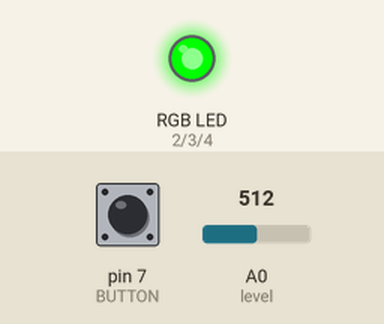
Simulated run of this sketch. Board: Arduino Uno, built with avr-gcc and run on an emulated ATmega328P. Shown: an RGB LED mixed from three pins (HIGH = lit). Dashed ring = blinking. The inputs (shaded band) are chosen by the test bench; at power-on: A0 (level) = 512, pin 7 (BUTTON) HIGH. What the sketch prints to the serial monitor is not drawn.

Above: at 1.2 s.
1.3 s: A0 (level) set to 183
2.8 s: A0 (level) set to 161
At 3.8 s:
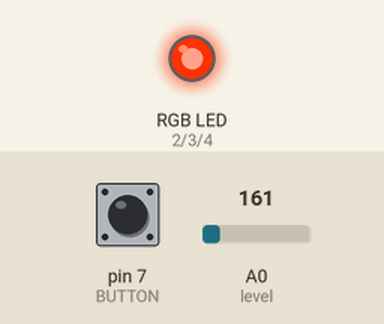
4.3 s: A0 (level) set to 129
At 5.4 s:
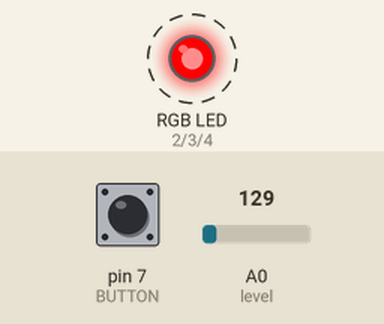
7.3 s: A0 (level) set to 180
At 7.7 s:
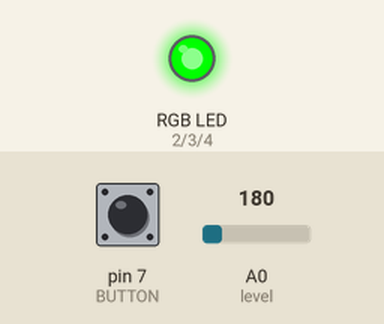
8.8 s: A0 (level) set to 160
At 9.6 s:
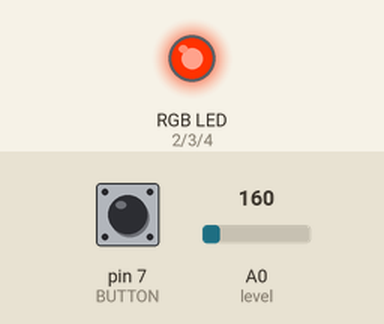
Timing chart, 0 to 11.3 s (numbered marks = the images above; inputs shaded):
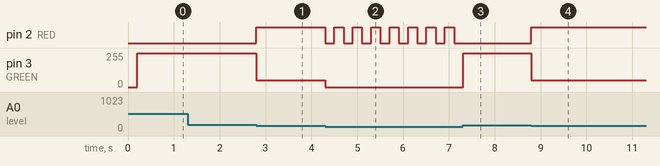

The sketch:

fusto.ino
```cpp
//Valori min e max degli intervalli
#define MIN 140 //150
#define MAX 170 //210

char id_barrel[3] = "A01"; //Questo id cambia a seconda della birra e del locale

//Pin
int level = A0;
int RED = 2;
int GREEN = 3;
int BLUE = 4;
int BUTTON = 7;

//Var globali codice
long t = 0;
long debounce_delay = 200;
long print_state_delay=5000;
long t2=0;

int value = 0; // valore sensore

//Variabili di stato
int iFutureState;
int buttonValue;

int iState;

int computeFutureState(int iState, int buttonValue, int value);
void setup()
{
  Serial.begin(9600);
  pinMode(level, INPUT);
  pinMode(RED, OUTPUT);
  pinMode(GREEN, OUTPUT);
  pinMode(BLUE, OUTPUT);
  pinMode(BUTTON, INPUT);
  iState = 0;
}

void loop()
{
  value = analogRead(level);

  buttonValue = digitalRead(BUTTON);

  iFutureState = computeFutureState(iState, buttonValue, value);

  switch (iFutureState)
  {
    case 0:
      digitalWrite(GREEN, LOW);
      digitalWrite(RED, LOW);
      digitalWrite(BLUE, LOW);
      break;
    case 1:
      digitalWrite(GREEN, LOW);
      digitalWrite(RED, LOW);
      digitalWrite(BLUE, LOW);
      break;
    case 2:
      if((millis()-t2)>print_state_delay)
      {
        Serial.write('S');
        Serial.write(id_barrel);
        Serial.write('2');
        Serial.write('\n');
        t2=millis();
      }

      digitalWrite(GREEN, HIGH);
      digitalWrite(RED, LOW);
      digitalWrite(BLUE, LOW);
      break;
    case 3:
      if((millis()-t2)>print_state_delay)
      {
        Serial.write('S');
        Serial.write(id_barrel);
        Serial.write('3');
        Serial.write('\n');
        t2=millis();
      }
      digitalWrite(RED, HIGH);
      setColor(0, 50, 0);
      break;
    case 4:
      if((millis()-t2)>print_state_delay)
      {
        Serial.write('S');
        Serial.write(id_barrel);
        Serial.write('4');
        Serial.write('\n');
        t2=millis();
      }
      digitalWrite(GREEN, LOW);
      digitalWrite(RED, HIGH);
      digitalWrite(BLUE, LOW);

      break;
  }


  iState = iFutureState;


}


int computeFutureState(int iState, int buttonValue, int value) {

  if (iState == 0 && buttonValue == LOW)iFutureState = 0;
  else if (iState == 0 && buttonValue == HIGH && (millis() - t) > debounce_delay) {
    iFutureState = 1;
    t = millis();
  }
  else if (iState == 1 && value > MAX)iFutureState = 2;
  else if (iState == 1 && value < MAX && value > MIN)iFutureState = 3;
  else if (iState == 1 && value < MIN)iFutureState = 4;
  else if (iState == 2 && value < MAX && value > MIN)iFutureState = 3;
  else if (iState == 3 && value < MIN)iFutureState = 4;
  else if (iState == 4 && buttonValue == HIGH && (millis() - t) > debounce_delay) {
    iFutureState = 0;
    t = millis();
  }

  return iFutureState;
}

void setColor(int red, int green, int blue)
{
#ifdef COMMON_ANODE
  red = 255 - red;
  green = 255 - green;
  blue = 255 - blue;
#endif
  analogWrite(GREEN, green);
}
```

Measured:
- the behaviour switches between 170 and 169 on A0 (level) (found by bisection; images 0 and 1)
- the behaviour switches between 140 and 139 on A0 (level) (found by bisection; images 1 and 2)
- after the input at 1.3 s, every drawn part: stays the same
- after the input at 2.8 s, pin 2 (RED): LOW → HIGH at once; pin 3 (GREEN): 255/255 → 50/255 at once
- after the input at 4.3 s, pin 2 (RED): alternates HIGH for 0.20 s and LOW for 0.20 s, starting at once; pin 3 (GREEN): 50/255 → 0/255 at once
- after the input at 7.3 s, pin 2 (RED): stops changing and stays LOW; pin 3 (GREEN): 0/255 → 255/255 at once
- after the input at 8.8 s, pin 2 (RED): LOW → HIGH at once; pin 3 (GREEN): 255/255 → 50/255 at once
